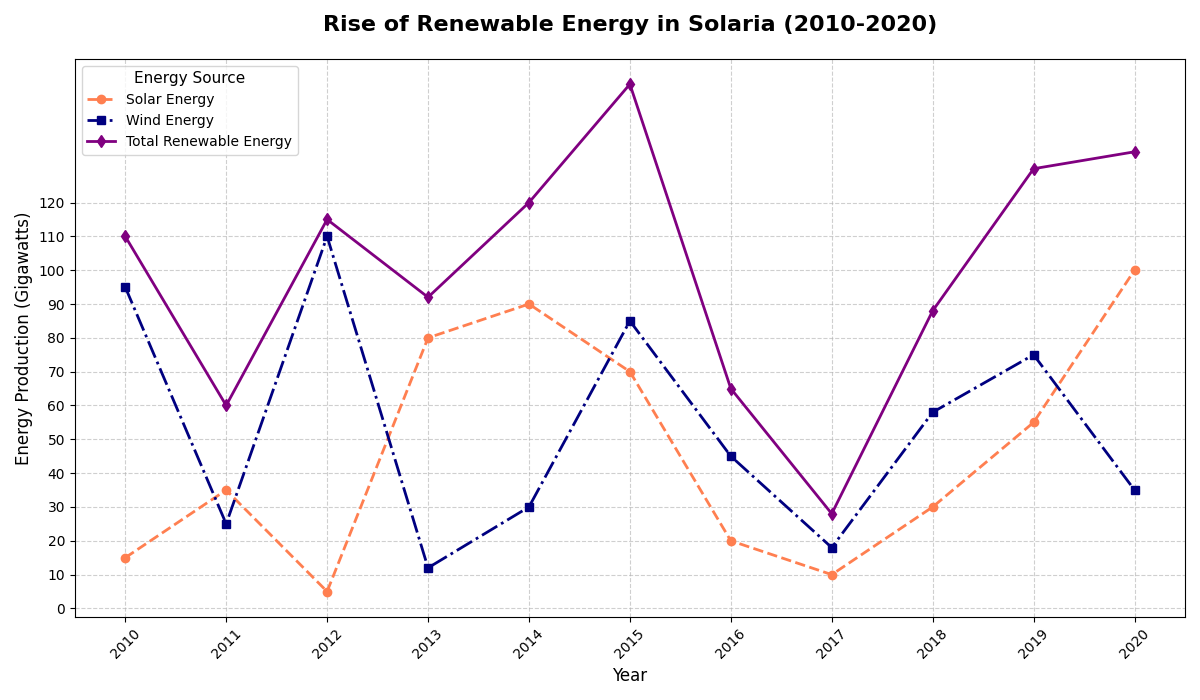

Here is the Python script that generated this plot:
import matplotlib.pyplot as plt
import numpy as np

years = np.arange(2010, 2021)

solar_energy = np.array([15, 35, 5, 80, 90, 70, 20, 10, 30, 55, 100])
wind_energy = np.array([95, 25, 110, 12, 30, 85, 45, 18, 58, 75, 35])
total_energy = solar_energy + wind_energy

plt.figure(figsize=(12, 7))
plt.plot(years, solar_energy, label='Solar Energy', color='coral', linestyle='--', marker='o', linewidth=2)
plt.plot(years, wind_energy, label='Wind Energy', color='navy', linestyle='-.', marker='s', linewidth=2)
plt.plot(years, total_energy, label='Total Renewable Energy', color='purple', linestyle='-', marker='d', linewidth=2)
plt.title('Rise of Renewable Energy in Solaria (2010-2020)', fontsize=16, fontweight='bold', pad=20)
plt.xlabel('Year', fontsize=12)
plt.ylabel('Energy Production (Gigawatts)', fontsize=12)
plt.legend(title='Energy Source', loc='upper left', fontsize=10, title_fontsize=11)
plt.grid(True, linestyle='--', alpha=0.6)
plt.xticks(years, rotation=45)
plt.yticks(np.arange(0, 121, 10))
plt.tight_layout()
plt.show()
